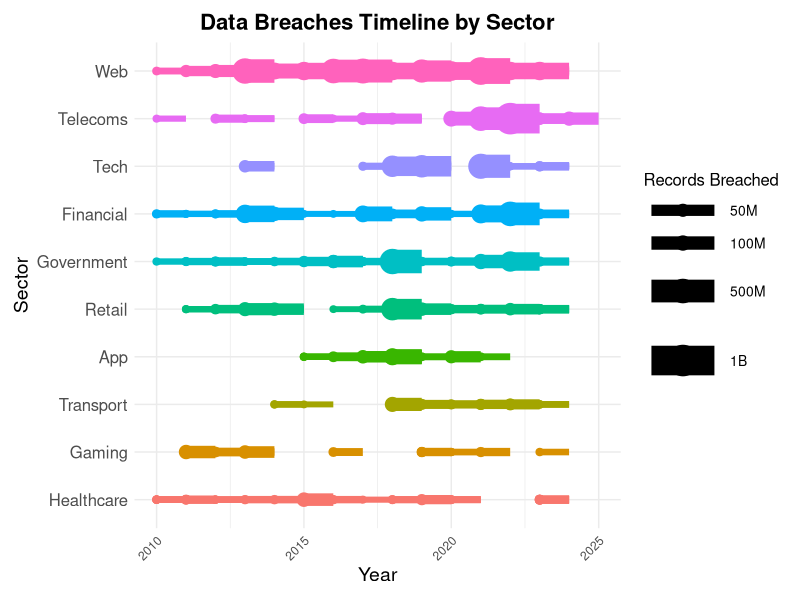

The R source for this figure:
## ---- chunk 1
# Load required libraries
library(ggplot2)
library(dplyr)
library(ggrepel)
library(scales)
library(tidyverse)

# Read the data
data <- read.csv("IIB Data Breaches - LATEST - breaches.csv")

# Check for any NA values in important columns
print(sum(is.na(data$sector)))
print(sum(is.na(data$year)))
print(sum(is.na(data$records.lost)))

# Group sectors into broader categories
data <- data %>%
  mutate(
    sector_group = case_when(
      grepl("web", sector, ignore.case = TRUE) ~ "Web",
      grepl("healthcare|health", sector, ignore.case = TRUE) ~ "Healthcare",
      grepl("app", sector, ignore.case = TRUE) ~ "App",
      grepl("retail", sector, ignore.case = TRUE) ~ "Retail",
      grepl("gaming", sector, ignore.case = TRUE) ~ "Gaming",
      grepl("transport", sector, ignore.case = TRUE) ~ "Transport",
      grepl("financial|finance", sector, ignore.case = TRUE) ~ "Financial",
      grepl("tech", sector, ignore.case = TRUE) ~ "Tech",
      grepl("government", sector, ignore.case = TRUE) ~ "Government",
      grepl("telecoms", sector, ignore.case = TRUE) ~ "Telecoms",
      grepl("legal", sector, ignore.case = TRUE) ~ "Legal",
      grepl("media", sector, ignore.case = TRUE) ~ "Media",
      grepl("academic", sector, ignore.case = TRUE) ~ "Academic",
      grepl("energy", sector, ignore.case = TRUE) ~ "Energy",
      grepl("military", sector, ignore.case = TRUE) ~ "Military",
      TRUE ~ "Miscellaneous"
    )
  )

# Convert `records lost` to numeric, handling non-numeric values
data <- data %>%
  mutate(records.lost = as.numeric(gsub("[^0-9]", "", records.lost)),
         year = as.numeric(year)) %>%
  drop_na(records.lost, year, sector_group)  # Drop rows with missing values in critical columns

# Filter the data based on the specified year range and minimum records lost
start_year <- 2010
end_year <- 2024

data <- data %>%
  filter(year >= start_year & year <= end_year)

# Ensure no NA values in the dataset
data <- data %>%
  drop_na(records.lost, year, sector_group)

# Calculate total records lost for each sector group and select top 10 sectors
top_sectors <- data %>%
  group_by(sector_group) %>%
  summarize(total_records_lost = sum(records.lost)) %>%
  arrange(desc(total_records_lost)) %>%
  top_n(10, wt = total_records_lost) %>%
  pull(sector_group)

# Print the top sectors to check the sorting
print(top_sectors)

# Filter the data to include only top 10 sectors
data <- data %>%
  filter(sector_group %in% top_sectors)

# Convert the year to a date format for plotting
data <- data %>%
  mutate(StartDate = as.Date(paste(year, "-01-01", sep = "")),
         EndDate = as.Date(paste(year, "-12-31", sep = "")))

# Sort the sectors by total records lost
sector_levels <- data %>%
  group_by(sector_group) %>%
  summarize(total_records_lost = sum(records.lost)) %>%
  arrange(desc(total_records_lost)) %>%
  pull(sector_group)

data <- data %>%
  mutate(sector_group = factor(sector_group, levels = rev(sector_levels)))

# Create the Gantt chart with improved aesthetics and color
gantt_plot <- ggplot(data, aes(x = StartDate, y = sector_group, color = sector_group)) +
  geom_segment(aes(xend = EndDate, yend = sector_group, size = records.lost), show.legend = TRUE) +
  geom_point(aes(size = records.lost), show.legend = TRUE) +
  scale_size_continuous(range = c(2, 10), breaks = c(50000000, 100000000, 500000000, 1000000000), labels = c("50M", "100M", "500M", "1B")) +
  theme_minimal() +
  labs(
    title = "Data Breaches Timeline by Sector",
    x = "Year",
    y = "Sector",
    size = "Records Breached"
  ) +
  theme(
    plot.title = element_text(hjust = 0.5, size = 16, face = "bold"),
    axis.title.x = element_text(size = 14),
    axis.title.y = element_text(size = 14),
    axis.text.x = element_text(angle = 45, hjust = 1),
    axis.text.y = element_text(size = 12),
    legend.position = "right",
    legend.title = element_text(size = 12),
    legend.text = element_text(size = 10),
    plot.margin = margin(10, 10, 10, 10)
  ) +
  guides(color = FALSE) 

# Print the plot
print(gantt_plot)
